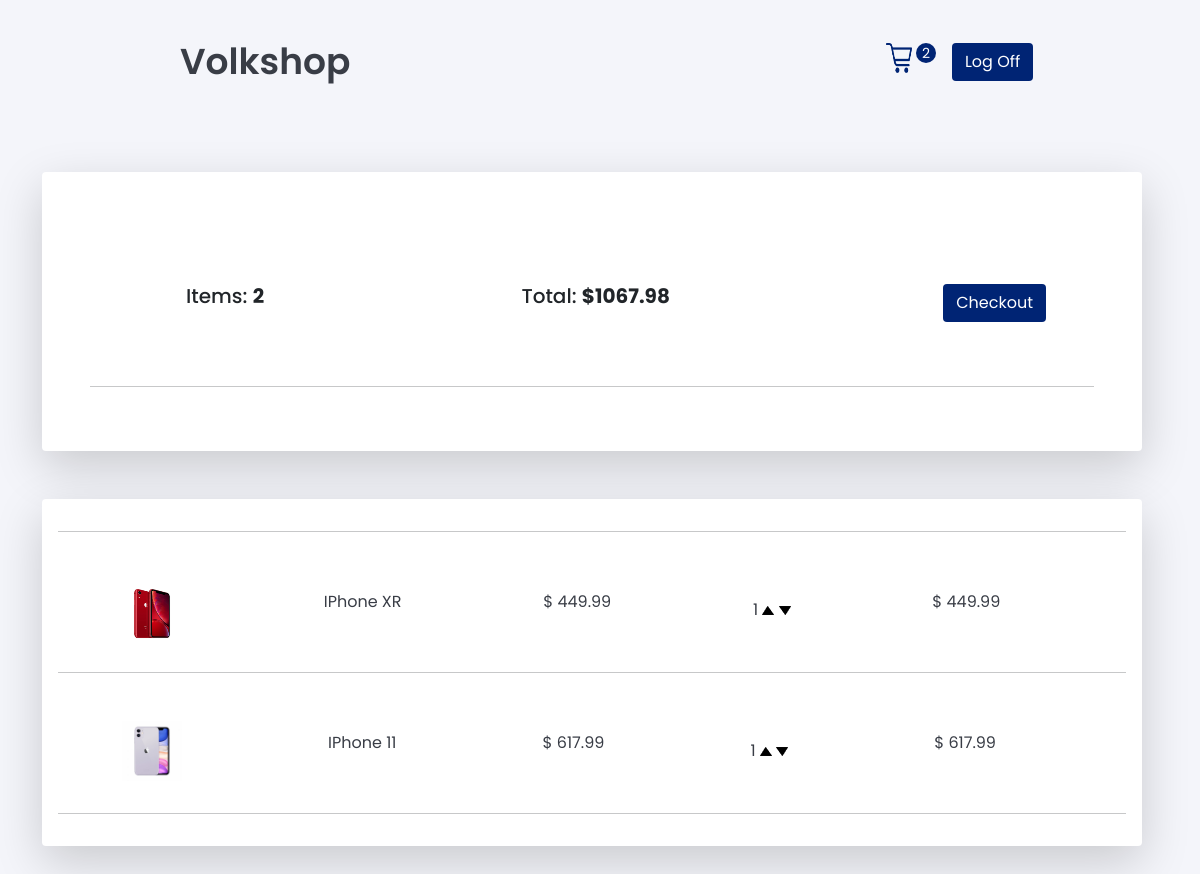
The app's page /cart/ (signed in) with its own data.
### store/models.py (models this page shows, shortened)
class OrderModel(models.Model):
    customer = models.ForeignKey(CustomerModel,
                                 on_delete=models.SET_NULL,
                                 null=True,
                                 blank=True)
    date_ordered = models.DateTimeField(auto_now_add=True)
    complete = models.BooleanField(default=False)
    transaction_id = models.CharField(max_length=100, null=True)
    @property
    def get_order_total(self):
        orderitems = self.orderitemmodel_set.all()
        total = sum([orderitem.get_total for orderitem in orderitems])
        return total
    @property
    def get_order_quantity(self):
        orderitems = self.orderitemmodel_set.all()
        quantity = sum([orderitem.quantity for orderitem in orderitems])
        return quantity

class OrderItemModel(models.Model):
    product = models.ForeignKey(ProductModel,
                                on_delete=models.SET_NULL,
                                null=True,
                                blank=True)
    order = models.ForeignKey(OrderModel,
                              on_delete=models.SET_NULL,
                              blank=True,
                              null=True)
    quantity = models.IntegerField(default=0, blank=True, null=True)
    date_added = models.DateTimeField(auto_now_add=True)
    @property
    def get_total(self):
        if not self.product.is_sale:
            return self.product.price * self.quantity
        else:
            return self.product.sale_price * self.quantity

class ProductModel(models.Model):
    name = models.CharField(max_length=200)
    price = models.DecimalField(max_digits=8, decimal_places=2)
    description = models.CharField(max_length=400, null=True, blank=True)
    image = models.ImageField(null=True, blank=True)
    is_sale = models.BooleanField(default=False, null=True, blank=True)
    sale_price = models.DecimalField(max_digits=8,
                                     decimal_places=2,
                                     null=True,
                                     blank=True)
    @property
    def imageURL(self):
        try:
            url = self.image.url
        except:
            url = ""
        return url

### store/views.py (the view)
# urls.py: path('cart/', views.cart, name="cart"),
def cart(request):
    cart = get_cart(request)
    context = {
        'items': cart['items'],
        'order': cart['order'],
        'cart_items': cart['cart_items']
    }
    response = render(request, 'store/cart.html', context)
    return response

### account/models.py (called while the page is built)
    def __str__(self):
        return self.email

### store/utils.py (called while the page is built)
def get_cart(request):
    if request.user.is_authenticated:
        return user_cart(request)
    else:
        return cookie_cart(request)

def user_cart(request):
    customer = request.user.customermodel
    order, created = OrderModel.objects.get_or_create(customer=customer,
                                                      complete=False)
    items = order.orderitemmodel_set.all()
    cart_items = order.get_order_quantity
    return {
        'items': items,
        'order': order,
        'cart_items': cart_items,
        'cart': None
    }

### store/templates/store/cart.html
{%extends 'store/main.html'%}
{%load static%}
    {% block content%}
        <div class="row pt-5">
            <div class="col-sm-12">
                <div class="card shadow-lg">
                    <div class="card-body p-5">
                        <div class="d-flex flex-md-row flex-column justify-content-between pt-3 ps-5">
                            <div class="p-5"><h5>Items: <strong>{{order.get_order_quantity}}</strong></h5></div>
                            <div class="p-5"><h5>Total: <strong>${{order.get_order_total}}</strong></h5></div>
                            <div class="p-5"><a href="{% url 'store:checkout' %}" class="ps-3"><button type="button" class="btn blue-btn">Checkout</button></a></div>
                        </div>
                        <hr>
                    </div>
                </div>
            </div>
        </div>
        <div class="row pt-5 h-100">
            <div class="col-sm-12">
                <div class="card shadow-lg">
                    <div class="card-body">
                        <hr>
                        {%for item in items%}
                        <div class="d-flex flex-md-row flex-column justify-content-center align-items-center pt-3 ps-5">
                            <div class="p-3 flex-fill"><img src="{{item.product.imageURL}}" class="sm-image"></div>
                            <div class="p-3 flex-fill"><p>{{item.product.name}}</p></div>
                            {%if item.product.is_sale%}
                                <div class="p-3 flex-fill"><p>$ {{item.product.sale_price}}</p></div>
                            {%else%}
                                <div class="p-3 flex-fill"><p>$ {{item.product.price}}</p></div>
                            {%endif%}
                            <div class="p-3 flex-fill">
                                    <span>{{item.quantity}}</span>
                                    <img src="{% static 'images/up.png' %}" alt="" class="chg-quantity update-cart" data-product="{{item.product.id}}" data-action='add'>
                                    <img src="{% static 'images/down.png' %}" alt="" class="chg-quantity update-cart" data-product="{{item.product.id}}" data-action='remove'>
                            </div>
                            <div class="p-3 flex-fill"><p>$ {{item.get_total}}</p></div>
                        </div>
                        <hr>
                        {%endfor%}
                    </div>
                </div>
            </div>
        </div>
    {%endblock content %}

### static/css/main.css (style rules this page uses)
body { font-family: "Poppins"; background-color: #f4f5fa; height: 100vh; }
a { -webkit-text-decoration-line: none; text-decoration-line: none; }
span, p, h1, h3, .label-black { color: #393d46 !important; }
.sm-image { width: 60px; height: 60px; }
.card { margin-right: 1rem; border: none; transition-duration: 0.3s; }
.chg-quantity { width: 12px; cursor: pointer; transition: 0.1s; }
.blue-btn { background-color: #002474 !important; color: #ffffff !important; }

### records on screen
OrderModel: get_order_quantity "2", get_order_total "1067.98"
OrderItemModel: product.imageURL (picture), product.name "IPhone XR", product.sale_price "449.99", quantity "1", get_total "449.99"
OrderItemModel: product.imageURL (picture), product.name "IPhone 11", product.price "617.99", quantity "1", get_total "617.99"

### other values on screen
{{ cart_items }} "2"
